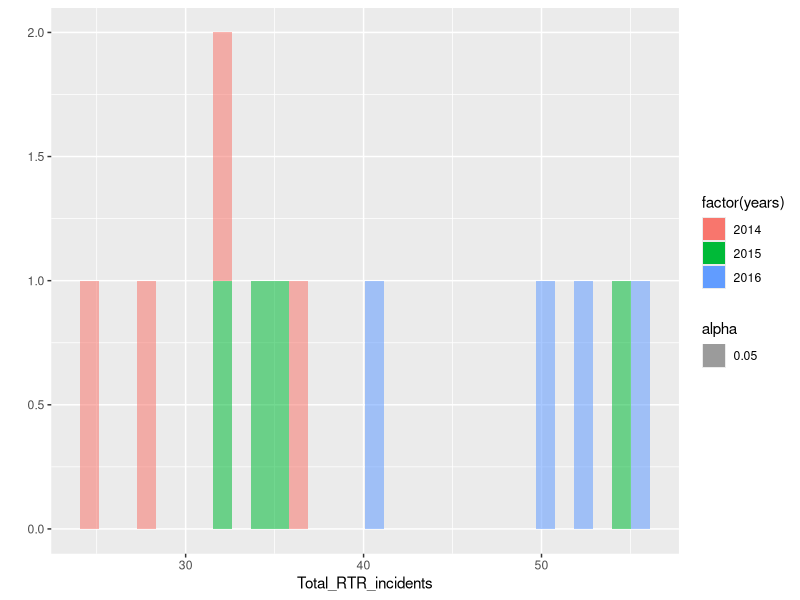
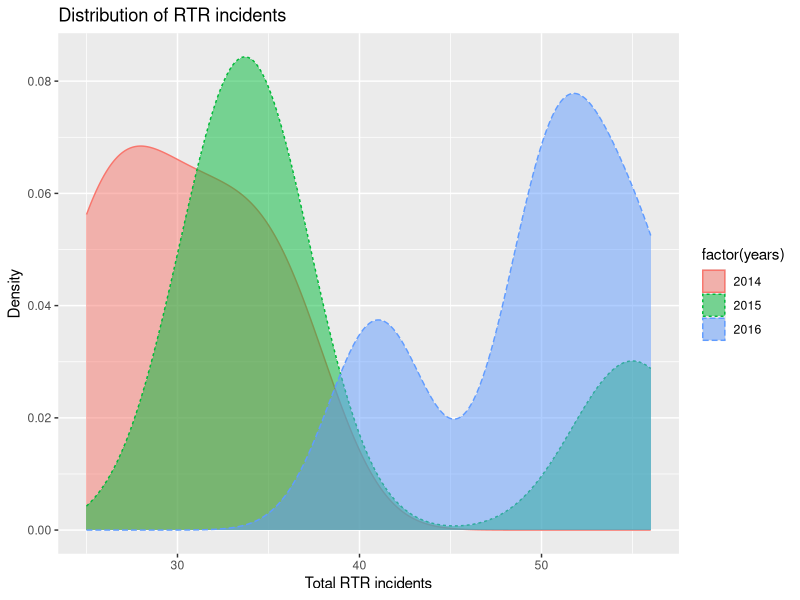
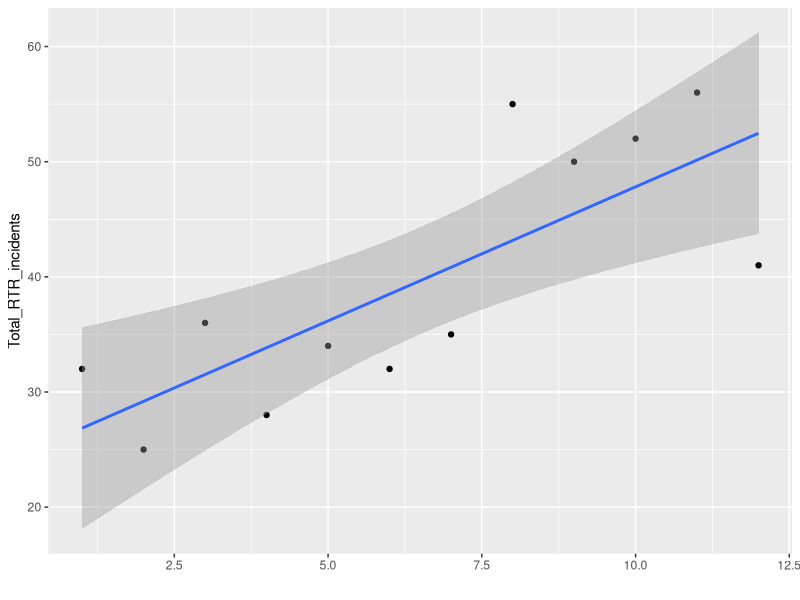
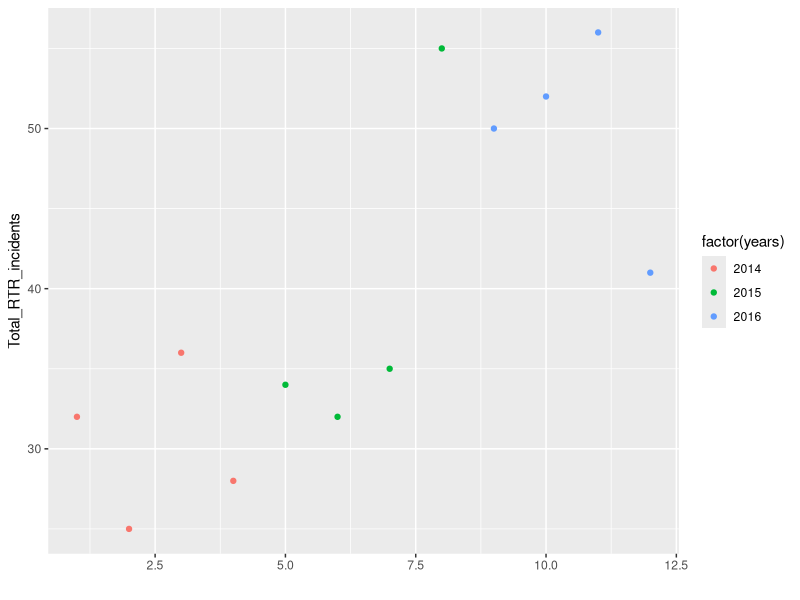
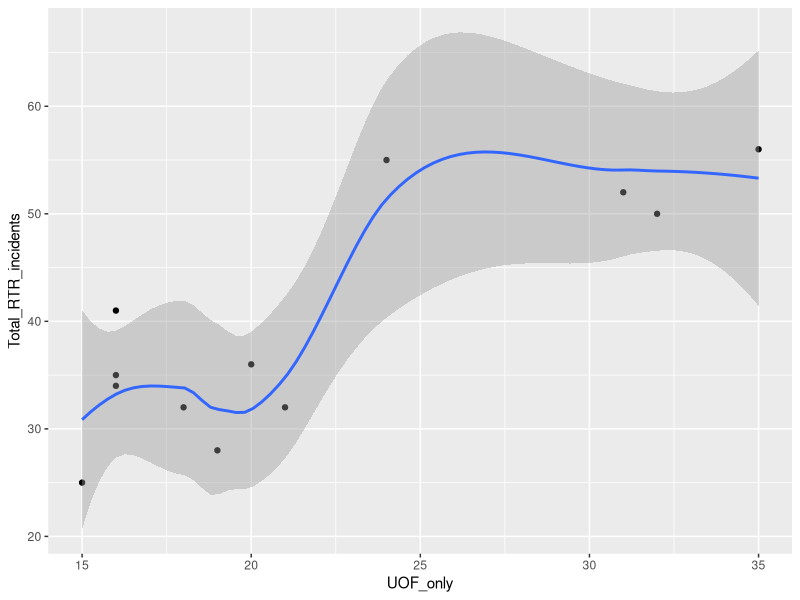
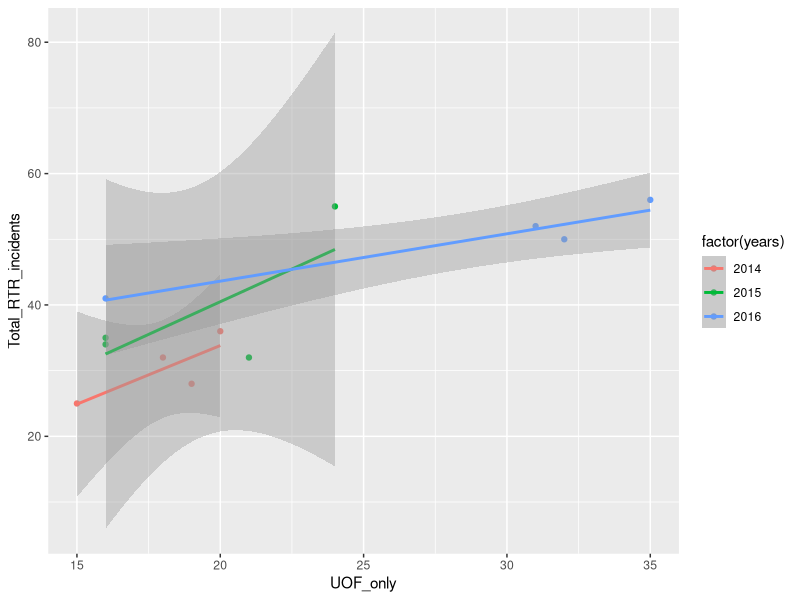
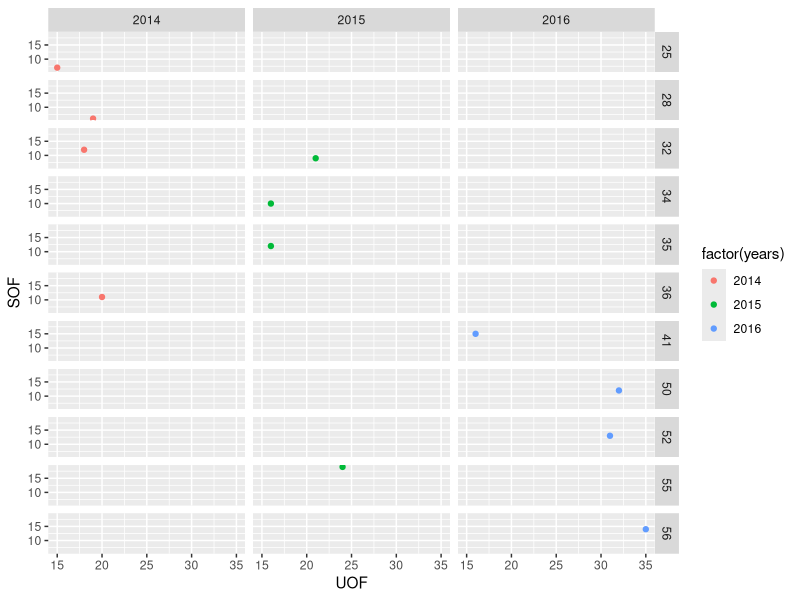
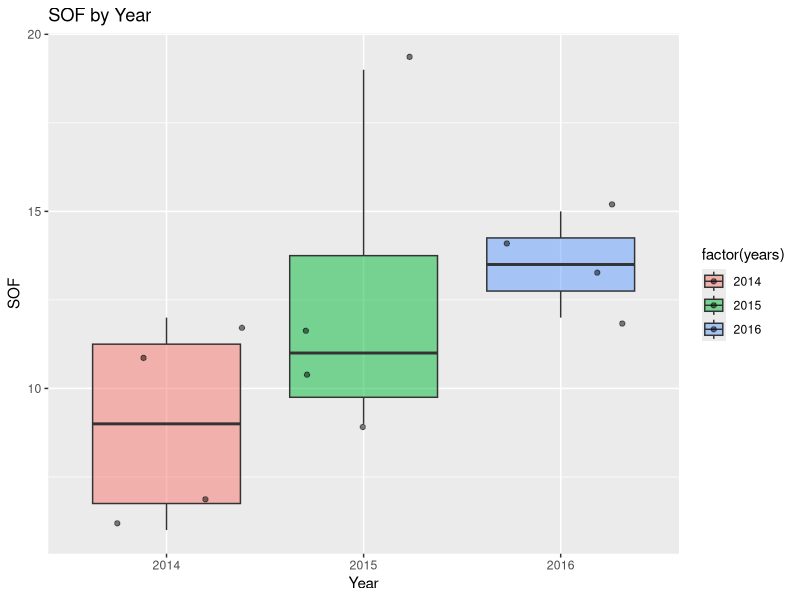

Generate these figures, in order, with R:
# Continuing to work with the RTR data

library(readr)
df <- read_csv("dfCrime.csv")

# notice we loaded in the version of the data with the years column
# Let's get the colummn names and summary data
names(df)
summary(df)

# Now we're moving on to work with ggplot2
# This is an advanced data visualization library
# That we can use to make our charts

library(ggplot2)
library(ggthemes)


#--------
# qplot is a way to do quick exploratory graphics with ggplot
# kind of like the base graphics we started with
# Here's a good intro doc
# http://www.statmethods.net/advgraphs/ggplot2.html

# let's start with a histogram
qplot(Total_RTR_incidents,
      data=df,
      alpha=.05, # sets transparency 
      fill=factor(years)
)

# qplot has a number of options

# now a simple density plot
qplot(Total_RTR_incidents, data=df, 
      geom="density",
      color=factor(years),
      fill=factor(years),
      linetype = factor(years),
      alpha=I(.5), # I() keeps alpha out of legend
      main="Distribution of RTR incidents", 
      xlab="Total RTR incidents",
      ylab="Density")


# Here's a simple scatter
# geom_smooth is a way of adding the trend over
# the gray area is the 95% confidence interval
# Generally, the closer that is to the trend line
# the tighter the correlation
qplot(y=Total_RTR_incidents,
      data=df
      ) + geom_smooth(method = "lm")

# simple scatter, with years by color
qplot(y=Total_RTR_incidents,
      data=df,
      color=factor(years)
)

# simple scatter with smoothed trend line
# requires an x value
qplot(UOF_only,Total_RTR_incidents,
      data=df,
      geom=c("point","smooth")
)

# simple scatter, lines not smoothed
# and years as factor
qplot(UOF_only,Total_RTR_incidents,
      data=df,
      color=factor(years)
) + geom_smooth(method = "lm")#, se = FALSE) 
# se would hide 95% conf

# facet grid compares SOF and UOF
# But divides space by year
# and by number of Total RTR incidents (facets)
qplot(UOF_only,SOF_only,
      data=df, 
      color=factor(years),
      facets = Total_RTR_incidents~factor(years),
      xlab="UOF", ylab="SOF")

# here's the box plot
qplot(factor(years), SOF_only, 
      data=df, 
      geom=c("boxplot", "jitter"),
      fill=factor(years), 
      alpha=I(.5),
      main="SOF by Year",
      xlab="Year", ylab="SOF")

# Now a dot plot
qplot(factor(Year_Quarter), SOF_only, 
      data=df, 
      geom=c("dotplot"),
      fill=factor(years), 
      stackdir = "center", binaxis = "y",
      main="SOF by Year, quarter",
      xlab="Year", ylab="SOF")  + coord_flip()

# Generally, qplot allows you to do about the same thing
# as the base plotting that comes with R
# you can choose either 
# Next, we're going to start producing
# really publication-ready charts
# But first, we'll need to prepare the data
